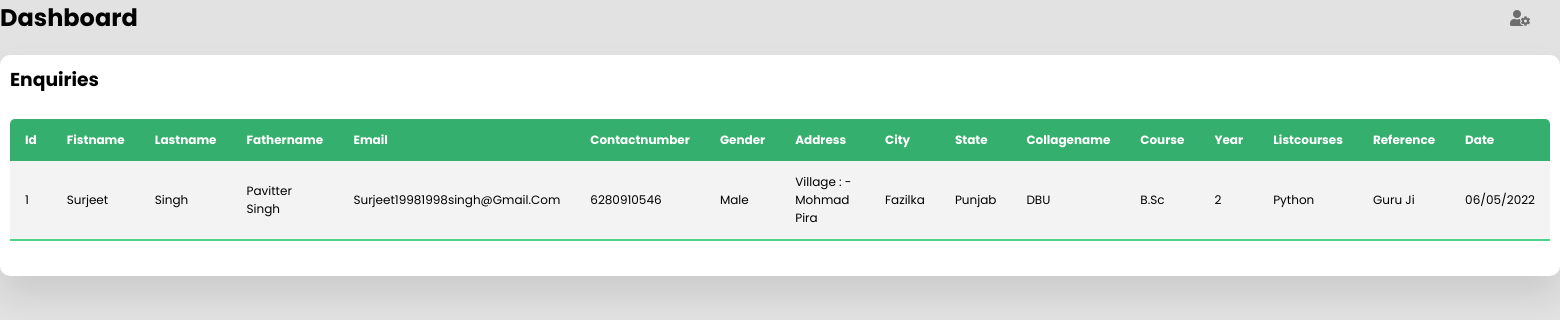
The app's page /admin/dashboard with its own data.
### tables this page shows
CREATE TABLE studentsdata (id  INTEGER PRIMARY KEY AUTOINCREMENT ,fistname VARCHAR(255),lastname VARCHAR(255),fathername VARCHAR(255),email VARCHAR(255), contactnumber BIGINT(255),gender VARCHAR(255),address VARCHAR(255),city VARCHAR(255),state VARCHAR(255),collagename VARCHAR(255),course VARCHAR(255),year VARCHAR(255),listcourses VARCHAR(255),reference VARCHAR(255),date VARCHAR(255));

### app.py (the view)
@app.route('/admin/dashboard', methods=['GET'])
def admin():
    con = sqlite3.connect('newdata.db')
    cursor = con.cursor()
    cursor.execute("select * from studentsdata ORDER BY id DESC")
    row_headers = [x[0] for x in cursor.description]
    results = cursor.fetchall()
    print(results)
    json_data = []
    for r in results:
        json_data.append(dict(zip(row_headers,r)))
    return render_template('index2.html', records=json_data, colnames=row_headers)

### templates/index2.html (shortened to what this page needs)
<!DOCTYPE html>
<html lang="en">
<head>
  <link rel="stylesheet" href="https://cdnjs.cloudflare.com/ajax/libs/font-awesome/5.15.4/css/all.min.css"/>
</head>
<body>
  <div class="container">
    <section class="main">
      <div class="main-top">
        <h1><b>Dashboard</b></h1>
        <i class="fas fa-user-cog"></i>
      </div>
      <section class="attendance">
        <div class="student-list">
          <h1>Enquiries</h1>
          <table class="table" border="1">
    <thead>
        <tr>
            {% for col in colnames %}
            <th>{{ col }}</th>
            {% endfor %}
        </tr>
    </thead>
    <tbody>
        {% for record in records %}
        <tr>
            {% for col in colnames %}
            <td>{{ record[col] }}</td>
            {% endfor %}
        </tr>
        {% endfor %}
    </tbody>
</table>
        </div>
      </section>
    </section>
  </div>
</body>
</html>

### templates/index2.html (style rules this page uses)
* { margin: 0; padding: 0; outline: none; border: none; text-decoration: none; box-sizing: border-box; font-family: "Poppins", sans-serif; }
body { background: rgb(226, 226, 226); }
.container { display: flex; }
.main { position: relative;  width: 100%; }
.main-top { display: flex; width: 100%; }
.main-top i { position: absolute; right: 0; margin: 10px 30px; color: rgb(110, 109, 109); cursor: pointer; }
.attendance { margin-top: 20px; text-transform: capitalize; }
.student-list { width: 100%; padding: 10px; margin-top: 10px; background: #fff; border-radius: 10px; box-shadow: 0 20px 35px rgba(0, 0, 0, 0.1); }
.table { border-collapse: collapse; margin: 25px 0; font-size: 12px; min-width: 100%; overflow: hidden; border-radius: 5px 5px 0 0; }
table thead tr { color: #fff; background: #34AF6D; text-align: left; font-weight: bold; }
.table th, .table td { padding: 12px 15px; }
.table tbody tr { border-bottom: 1px solid #ddd; }
.table tbody tr:nth-of-type(odd) { background: #f3f3f3; }
.table tbody tr:last-of-type { border-bottom: 2px solid #4AD489; }

### records on screen
studentsdata: id "1" "Surjeet" "Singh" "Pavitter Singh" "Surjeet19981998singh@gmail.com" "6280910546" "Male" "Village : - Mohmad Pira" "Fazilka" "Punjab" "DBU" "B.Sc" "2" "Python" "Guru Ji" "06/05/2022"

### other values on screen
{{ col }} "Id" "Fistname" "Lastname" "Fathername" "Email" "Contactnumber" "Gender" "Address" "City" "State" "Collagename" "Course" "Year" "Listcourses" "Reference" "Date"
